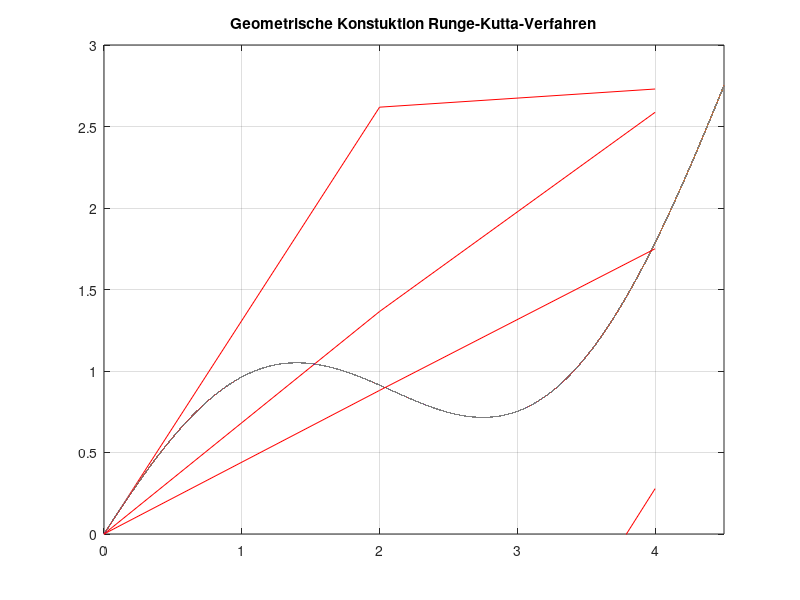

Write the MATLAB code that produced this figure.
%% Aufgabe 1a
A = [-4 -2; 1 -2];
lambda = eig(A);

A = [-400 0; 1 -2];
lambda = eig(A);
%% Aufgabe 1c
t = 0;
% A =  [-4 -2 0; 1 -2 0; 0 0 0];
A =  [-400 0 0; 1 -2 0; 0 0 0];
% B = [4*sin(t); sin(t)-2*cos(t); 1];
B = [400*sin(t); sin(t)-2*cos(t); 1];
x_0 = [0.1; 5; 0];

for i = 1:3
    x = x_0;
    t = x(3);
    x_0 = x+ 0.1.*(A*x + B)
    X(i,:) = x_0;
end

%% Aufgabe 1d
t = 0;
% A =  [-4 -2 0; 1 -2 0; 0 0 0];
A =  [-400 0 0; 1 -2 0; 0 0 0];
% B = [4*sin(t); sin(t)-2*cos(t); 1];
B = [400*sin(t); sin(t)-2*cos(t); 1];
x_0 = [0.1; 5; 0];

for i = 1:300
    x = x_0;
    t = x(3);
    x_0 = x+ 0.001.*(A*x + B);
    if x_0(3) == 100 || x_0(3) == 200 || x_0(3) == 300
        pri
    end
    X(i,:) = x_0;
end

%% Aufgabe 1e
x_0 = [0.1; 5; 0];

h = 0.1;
t = x_0(3);

dF = [-400*h-1 0 400*h*cos(t); h -2*h-1 h*cos(t)+2*h*sin(t); 0 0 -1]
A = [-400*h-1 0 0; h -2*h-1 0; 0 0 -1];
B = h*[400*sin(t); sin(t)-2*cos(t); 1];

F = x_0 + A*x_0 + B;

x_neu = x_0 - inv(dF)*F

%% Aufgabe 2a
h = 4e-5;
y_heat_0 = [0; 0];
for i = 1:1.125e5
y_1 = y_heat_0(1);
y_2 = y_heat_0(2);

f = [1; sin(4/3*y_1 +2) + 1/4*y_2 + 2/5];
y_heat_1 = y_heat_0 + h*f;

y_true(i,:) = y_heat_1';

y_heat_0  = y_heat_1;
end
plot(y_true(:,1), y_true(:,2))
xlim([0 4.5])
ylim([-3 3])
grid on
hold on
y = [];


h = 2;
y_heat_0 = [0; 0];
y(1,:) = y_heat_0';
for i = 2:3
y_1 = y_heat_0(1);
y_2 = y_heat_0(2);

f = [1; sin(4/3*y_1 +2) + 1/4*y_2 + 2/5];
y_heat_1 = y_heat_0 + h*f;

y(i,:) = y_heat_1';

y_heat_0  = y_heat_1;
end
plot(y(:,1), y(:,2), 'r')
xlim([0 4.5])
ylim([-3 3])
title("Geometrische Konstuktion explizites Euler-Verfahren")

%% Aufgabe 2b
y_heat_0 = [0; 0];
y(1,:) = y_heat_0';
for i = 2:3
y_1 = y_heat_0(1);
y_2 = y_heat_0(2);

f = [1; sin(4/3*y_1 +2) + 1/4*y_2 + 2/5];

y_heat_1 = y_heat_0 + h*f;

y_1 = y_heat_1(1);
f = [1; sin(4/3*y_1 +2) + 2/5];

y_heat_1 = (y_heat_0 + h*f)*2;
y_2 = y_heat_1(2);

y(i,:) = [y_1, y_2];

y_heat_0 = y(i,:)';
end
plot(y_true(:,1), y_true(:,2))
grid on
hold on
title("Geometrische Konstuktion implizites Euler-Verfahren")
plot(y(:,1), y(:,2), 'r')
xlim([0 4.5])
ylim([-3 3])
y = [];

%% Aufgabe 2c
y_heat_0 = [0; 0];
y(1,:) = y_heat_0';
for i = 2:3
y_1 = y_heat_0(1);
y_2 = y_heat_0(2);

s_1 = [1; sin(4/3*y_1 +2) + 1/4*y_2 + 2/5];
s_2 = [1; sin(4/3*(y_1+h*s_1(1)) +2) + 1/4*(y_2+h*s_1(2)) + 2/5];

y_heat_1 = y_heat_0 + h/2*(s_1 + s_2);

y(i,:) = y_heat_1';
y_heat_0  = y_heat_1;
end
plot(y_true(:,1), y_true(:,2))
grid on
hold on
title("Geometrische Konstuktion Heun-Verfahren")
plot(y(:,1), y(:,2), 'r')
xlim([0 4.5])
ylim([0 3])
y = [];

%% Aufgabe 2d
y_heat_0 = [0; 0];
y(1,:) = y_heat_0';
for i = 2:3
y_1 = y_heat_0(1);
y_2 = y_heat_0(2);

s_1 = [1; sin(4/3*y_1 +2) + 1/4*y_2 + 2/5];
s_2 = [1; sin(4/3*(y_1+h/2*s_1(1)) +2) + 1/4*(y_2+h/2*s_1(2)) + 2/5];
s_3 = [1; sin(4/3*(y_1+h/2*s_2(1)) +2) + 1/4*(y_2+h/2*s_2(2)) + 2/5];
s_4 = [1; sin(4/3*(y_1+h*s_3(1)) +2) + 1/4*(y_2+h*s_3(2)) + 2/5];

y_heat_1 = y_heat_0 + h/6*(s_1 + 2*s_2 + 2*s_3 + s_4);

y(i,:) = y_heat_1';
y_heat_0  = y_heat_1;
end
plot(y_true(:,1), y_true(:,2))
grid on
hold on
title("Geometrische Konstuktion Runge-Kutta-Verfahren")
plot(y(:,1), y(:,2), 'r')
xlim([0 4.5])
ylim([0 3])
y = [];